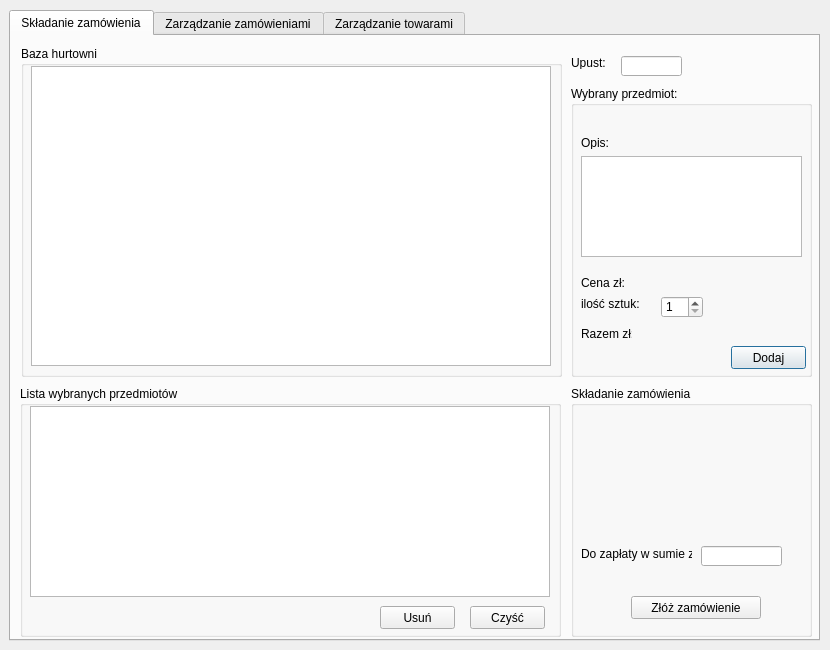
<?xml version="1.0" encoding="UTF-8"?>
<ui version="4.0">
 <class>Magazynier</class>
 <widget class="QDialog" name="Magazynier">
  <property name="geometry">
   <rect>
    <x>0</x>
    <y>0</y>
    <width>830</width>
    <height>650</height>
   </rect>
  </property>
  <property name="windowTitle">
   <string>Dialog</string>
  </property>
  <property name="modal">
   <bool>false</bool>
  </property>
  <widget class="QTabWidget" name="tabWidget">
   <property name="geometry">
    <rect>
     <x>9</x>
     <y>10</y>
     <width>811</width>
     <height>631</height>
    </rect>
   </property>
   <property name="currentIndex">
    <number>0</number>
   </property>
   <widget class="QWidget" name="tab">
    <attribute name="title">
     <string>Składanie zamówienia</string>
    </attribute>
    <widget class="QGroupBox" name="groupBox_3">
     <property name="geometry">
      <rect>
       <x>560</x>
       <y>50</y>
       <width>241</width>
       <height>291</height>
      </rect>
     </property>
     <property name="title">
      <string>Wybrany przedmiot:</string>
     </property>
     <widget class="QPushButton" name="buttonDodaj">
      <property name="geometry">
       <rect>
        <x>160</x>
        <y>260</y>
        <width>75</width>
        <height>23</height>
       </rect>
      </property>
      <property name="text">
       <string>Dodaj</string>
      </property>
     </widget>
     <widget class="QLabel" name="label_4">
      <property name="geometry">
       <rect>
        <x>10</x>
        <y>50</y>
        <width>46</width>
        <height>13</height>
       </rect>
      </property>
      <property name="text">
       <string>Opis:</string>
      </property>
     </widget>
     <widget class="QLabel" name="label_5">
      <property name="geometry">
       <rect>
        <x>10</x>
        <y>210</y>
        <width>61</width>
        <height>16</height>
       </rect>
      </property>
      <property name="text">
       <string>ilość sztuk:</string>
      </property>
     </widget>
     <widget class="QSpinBox" name="spinBox">
      <property name="geometry">
       <rect>
        <x>90</x>
        <y>210</y>
        <width>42</width>
        <height>22</height>
       </rect>
      </property>
      <property name="minimum">
       <number>1</number>
      </property>
     </widget>
     <widget class="QLabel" name="labelNazwa">
      <property name="geometry">
       <rect>
        <x>10</x>
        <y>20</y>
        <width>221</width>
        <height>16</height>
       </rect>
      </property>
      <property name="font">
       <font>
        <weight>75</weight>
        <bold>true</bold>
       </font>
      </property>
      <property name="text">
       <string/>
      </property>
     </widget>
     <widget class="QPlainTextEdit" name="plainTextEdit">
      <property name="geometry">
       <rect>
        <x>10</x>
        <y>70</y>
        <width>221</width>
        <height>101</height>
       </rect>
      </property>
      <property name="readOnly">
       <bool>true</bool>
      </property>
      <property name="plainText">
       <string/>
      </property>
     </widget>
     <widget class="QLabel" name="label_6">
      <property name="geometry">
       <rect>
        <x>10</x>
        <y>190</y>
        <width>46</width>
        <height>13</height>
       </rect>
      </property>
      <property name="text">
       <string>Cena zł:</string>
      </property>
     </widget>
     <widget class="QLabel" name="label_7">
      <property name="geometry">
       <rect>
        <x>10</x>
        <y>240</y>
        <width>51</width>
        <height>16</height>
       </rect>
      </property>
      <property name="text">
       <string>Razem zł:</string>
      </property>
     </widget>
     <widget class="QLabel" name="labelCena">
      <property name="geometry">
       <rect>
        <x>70</x>
        <y>190</y>
        <width>61</width>
        <height>16</height>
       </rect>
      </property>
      <property name="text">
       <string/>
      </property>
     </widget>
     <widget class="QLabel" name="labelRazem">
      <property name="geometry">
       <rect>
        <x>70</x>
        <y>240</y>
        <width>61</width>
        <height>16</height>
       </rect>
      </property>
      <property name="text">
       <string/>
      </property>
     </widget>
     <widget class="QLabel" name="labelCzyDostepny">
      <property name="geometry">
       <rect>
        <x>140</x>
        <y>210</y>
        <width>101</width>
        <height>20</height>
       </rect>
      </property>
      <property name="palette">
       <palette>
        <active>
         <colorrole role="WindowText">
          <brush brushstyle="SolidPattern">
           <color alpha="255">
            <red>0</red>
            <green>0</green>
            <blue>0</blue>
           </color>
          </brush>
         </colorrole>
         <colorrole role="Button">
          <brush brushstyle="SolidPattern">
           <color alpha="255">
            <red>255</red>
            <green>0</green>
            <blue>0</blue>
           </color>
          </brush>
         </colorrole>
         <colorrole role="Light">
          <brush brushstyle="SolidPattern">
           <color alpha="255">
            <red>255</red>
            <green>127</green>
            <blue>127</blue>
           </color>
          </brush>
         </colorrole>
         <colorrole role="Midlight">
          <brush brushstyle="SolidPattern">
           <color alpha="255">
            <red>255</red>
            <green>63</green>
            <blue>63</blue>
           </color>
          </brush>
         </colorrole>
         <colorrole role="Dark">
          <brush brushstyle="SolidPattern">
           <color alpha="255">
            <red>127</red>
            <green>0</green>
            <blue>0</blue>
           </color>
          </brush>
         </colorrole>
         <colorrole role="Mid">
          <brush brushstyle="SolidPattern">
           <color alpha="255">
            <red>170</red>
            <green>0</green>
            <blue>0</blue>
           </color>
          </brush>
         </colorrole>
         <colorrole role="Text">
          <brush brushstyle="SolidPattern">
           <color alpha="255">
            <red>0</red>
            <green>0</green>
            <blue>0</blue>
           </color>
          </brush>
         </colorrole>
         <colorrole role="BrightText">
          <brush brushstyle="SolidPattern">
           <color alpha="255">
            <red>255</red>
            <green>255</green>
            <blue>255</blue>
           </color>
          </brush>
         </colorrole>
         <colorrole role="ButtonText">
          <brush brushstyle="SolidPattern">
           <color alpha="255">
            <red>0</red>
            <green>0</green>
            <blue>0</blue>
           </color>
          </brush>
         </colorrole>
         <colorrole role="Base">
          <brush brushstyle="SolidPattern">
           <color alpha="255">
            <red>255</red>
            <green>255</green>
            <blue>255</blue>
           </color>
          </brush>
         </colorrole>
         <colorrole role="Window">
          <brush brushstyle="SolidPattern">
           <color alpha="255">
            <red>255</red>
            <green>0</green>
            <blue>0</blue>
           </color>
          </brush>
         </colorrole>
         <colorrole role="Shadow">
          <brush brushstyle="SolidPattern">
           <color alpha="255">
            <red>0</red>
            <green>0</green>
            <blue>0</blue>
           </color>
          </brush>
         </colorrole>
         <colorrole role="AlternateBase">
          <brush brushstyle="SolidPattern">
           <color alpha="255">
            <red>255</red>
            <green>127</green>
            <blue>127</blue>
           </color>
          </brush>
         </colorrole>
         <colorrole role="ToolTipBase">
          <brush brushstyle="SolidPattern">
           <color alpha="255">
            <red>255</red>
            <green>255</green>
            <blue>220</blue>
           </color>
          </brush>
         </colorrole>
         <colorrole role="ToolTipText">
          <brush brushstyle="SolidPattern">
           <color alpha="255">
            <red>0</red>
            <green>0</green>
            <blue>0</blue>
           </color>
          </brush>
         </colorrole>
        </active>
        <inactive>
         <colorrole role="WindowText">
          <brush brushstyle="SolidPattern">
           <color alpha="255">
            <red>0</red>
            <green>0</green>
            <blue>0</blue>
           </color>
          </brush>
         </colorrole>
         <colorrole role="Button">
          <brush brushstyle="SolidPattern">
           <color alpha="255">
            <red>255</red>
            <green>0</green>
            <blue>0</blue>
           </color>
          </brush>
         </colorrole>
         <colorrole role="Light">
          <brush brushstyle="SolidPattern">
           <color alpha="255">
            <red>255</red>
            <green>127</green>
            <blue>127</blue>
           </color>
          </brush>
         </colorrole>
         <colorrole role="Midlight">
          <brush brushstyle="SolidPattern">
           <color alpha="255">
            <red>255</red>
            <green>63</green>
            <blue>63</blue>
           </color>
          </brush>
         </colorrole>
         <colorrole role="Dark">
          <brush brushstyle="SolidPattern">
           <color alpha="255">
            <red>127</red>
            <green>0</green>
            <blue>0</blue>
           </color>
          </brush>
         </colorrole>
         <colorrole role="Mid">
          <brush brushstyle="SolidPattern">
           <color alpha="255">
            <red>170</red>
            <green>0</green>
            <blue>0</blue>
           </color>
          </brush>
         </colorrole>
         <colorrole role="Text">
          <brush brushstyle="SolidPattern">
           <color alpha="255">
            <red>0</red>
            <green>0</green>
            <blue>0</blue>
           </color>
          </brush>
         </colorrole>
         <colorrole role="BrightText">
          <brush brushstyle="SolidPattern">
           <color alpha="255">
            <red>255</red>
            <green>255</green>
            <blue>255</blue>
           </color>
          </brush>
         </colorrole>
         <colorrole role="ButtonText">
          <brush brushstyle="SolidPattern">
           <color alpha="255">
            <red>0</red>
            <green>0</green>
            <blue>0</blue>
           </color>
          </brush>
         </colorrole>
         <colorrole role="Base">
          <brush brushstyle="SolidPattern">
           <color alpha="255">
            <red>255</red>
            <green>255</green>
            <blue>255</blue>
           </color>
          </brush>
         </colorrole>
         <colorrole role="Window">
          <brush brushstyle="SolidPattern">
           <color alpha="255">
            <red>255</red>
            <green>0</green>
            <blue>0</blue>
           </color>
          </brush>
         </colorrole>
         <colorrole role="Shadow">
          <brush brushstyle="SolidPattern">
           <color alpha="255">
            <red>0</red>
            <green>0</green>
            <blue>0</blue>
           </color>
          </brush>
         </colorrole>
         <colorrole role="AlternateBase">
          <brush brushstyle="SolidPattern">
           <color alpha="255">
            <red>255</red>
            <green>127</green>
            <blue>127</blue>
           </color>
          </brush>
         </colorrole>
         <colorrole role="ToolTipBase">
          <brush brushstyle="SolidPattern">
           <color alpha="255">
            <red>255</red>
            <green>255</green>
            <blue>220</blue>
           </color>
          </brush>
         </colorrole>
         <colorrole role="ToolTipText">
          <brush brushstyle="SolidPattern">
           <color alpha="255">
            <red>0</red>
            <green>0</green>
            <blue>0</blue>
           </color>
          </brush>
         </colorrole>
        </inactive>
        <disabled>
         <colorrole role="WindowText">
          <brush brushstyle="SolidPattern">
           <color alpha="255">
            <red>127</red>
            <green>0</green>
            <blue>0</blue>
           </color>
          </brush>
         </colorrole>
         <colorrole role="Button">
          <brush brushstyle="SolidPattern">
           <color alpha="255">
            <red>255</red>
            <green>0</green>
            <blue>0</blue>
           </color>
          </brush>
         </colorrole>
         <colorrole role="Light">
          <brush brushstyle="SolidPattern">
           <color alpha="255">
            <red>255</red>
            <green>127</green>
            <blue>127</blue>
           </color>
          </brush>
         </colorrole>
         <colorrole role="Midlight">
          <brush brushstyle="SolidPattern">
           <color alpha="255">
            <red>255</red>
            <green>63</green>
            <blue>63</blue>
           </color>
          </brush>
         </colorrole>
         <colorrole role="Dark">
          <brush brushstyle="SolidPattern">
           <color alpha="255">
            <red>127</red>
            <green>0</green>
            <blue>0</blue>
           </color>
          </brush>
         </colorrole>
         <colorrole role="Mid">
          <brush brushstyle="SolidPattern">
           <color alpha="255">
            <red>170</red>
            <green>0</green>
            <blue>0</blue>
           </color>
          </brush>
         </colorrole>
         <colorrole role="Text">
          <brush brushstyle="SolidPattern">
           <color alpha="255">
            <red>127</red>
            <green>0</green>
            <blue>0</blue>
           </color>
          </brush>
         </colorrole>
         <colorrole role="BrightText">
          <brush brushstyle="SolidPattern">
           <color alpha="255">
            <red>255</red>
            <green>255</green>
            <blue>255</blue>
           </color>
          </brush>
         </colorrole>
         <colorrole role="ButtonText">
          <brush brushstyle="SolidPattern">
           <color alpha="255">
            <red>127</red>
            <green>0</green>
            <blue>0</blue>
           </color>
          </brush>
         </colorrole>
         <colorrole role="Base">
          <brush brushstyle="SolidPattern">
           <color alpha="255">
            <red>255</red>
            <green>0</green>
            <blue>0</blue>
           </color>
          </brush>
         </colorrole>
         <colorrole role="Window">
          <brush brushstyle="SolidPattern">
           <color alpha="255">
            <red>255</red>
            <green>0</green>
            <blue>0</blue>
           </color>
          </brush>
         </colorrole>
         <colorrole role="Shadow">
          <brush brushstyle="SolidPattern">
           <color alpha="255">
            <red>0</red>
            <green>0</green>
            <blue>0</blue>
           </color>
          </brush>
         </colorrole>
         <colorrole role="AlternateBase">
          <brush brushstyle="SolidPattern">
           <color alpha="255">
            <red>255</red>
            <green>0</green>
            <blue>0</blue>
           </color>
          </brush>
         </colorrole>
         <colorrole role="ToolTipBase">
          <brush brushstyle="SolidPattern">
           <color alpha="255">
            <red>255</red>
            <green>255</green>
            <blue>220</blue>
           </color>
          </brush>
         </colorrole>
         <colorrole role="ToolTipText">
          <brush brushstyle="SolidPattern">
           <color alpha="255">
            <red>0</red>
            <green>0</green>
            <blue>0</blue>
           </color>
          </brush>
         </colorrole>
        </disabled>
       </palette>
      </property>
      <property name="font">
       <font>
        <weight>75</weight>
        <bold>true</bold>
       </font>
      </property>
      <property name="text">
       <string/>
      </property>
      <property name="textFormat">
       <enum>Qt::PlainText</enum>
      </property>
      <property name="wordWrap">
       <bool>false</bool>
      </property>
     </widget>
    </widget>
    <widget class="QGroupBox" name="groupBox_4">
     <property name="geometry">
      <rect>
       <x>9</x>
       <y>350</y>
       <width>541</width>
       <height>251</height>
      </rect>
     </property>
     <property name="title">
      <string>Lista wybranych przedmiotów</string>
     </property>
     <widget class="QPushButton" name="buttonUsun_2">
      <property name="geometry">
       <rect>
        <x>360</x>
        <y>220</y>
        <width>75</width>
        <height>23</height>
       </rect>
      </property>
      <property name="text">
       <string>Usuń</string>
      </property>
     </widget>
     <widget class="QPushButton" name="buttonCzysc_2">
      <property name="geometry">
       <rect>
        <x>450</x>
        <y>220</y>
        <width>75</width>
        <height>23</height>
       </rect>
      </property>
      <property name="text">
       <string>Czyść</string>
      </property>
     </widget>
     <widget class="QTableView" name="widokWybraneTowary_2">
      <property name="geometry">
       <rect>
        <x>10</x>
        <y>20</y>
        <width>520</width>
        <height>191</height>
       </rect>
      </property>
     </widget>
    </widget>
    <widget class="QGroupBox" name="groupBox">
     <property name="geometry">
      <rect>
       <x>10</x>
       <y>10</y>
       <width>541</width>
       <height>331</height>
      </rect>
     </property>
     <property name="title">
      <string>Baza hurtowni</string>
     </property>
     <widget class="QTableView" name="tableView">
      <property name="geometry">
       <rect>
        <x>10</x>
        <y>20</y>
        <width>520</width>
        <height>300</height>
       </rect>
      </property>
     </widget>
    </widget>
    <widget class="QLineEdit" name="lineEdit_2">
     <property name="geometry">
      <rect>
       <x>610</x>
       <y>20</y>
       <width>61</width>
       <height>20</height>
      </rect>
     </property>
     <property name="readOnly">
      <bool>true</bool>
     </property>
    </widget>
    <widget class="QLabel" name="label_3">
     <property name="geometry">
      <rect>
       <x>560</x>
       <y>20</y>
       <width>46</width>
       <height>13</height>
      </rect>
     </property>
     <property name="text">
      <string>Upust:</string>
     </property>
    </widget>
    <widget class="QGroupBox" name="groupBox_10">
     <property name="geometry">
      <rect>
       <x>560</x>
       <y>350</y>
       <width>241</width>
       <height>251</height>
      </rect>
     </property>
     <property name="title">
      <string>Składanie zamówienia</string>
     </property>
     <widget class="QPushButton" name="pushButton">
      <property name="geometry">
       <rect>
        <x>60</x>
        <y>210</y>
        <width>130</width>
        <height>23</height>
       </rect>
      </property>
      <property name="text">
       <string>Złóż zamówienie</string>
      </property>
     </widget>
     <widget class="QLabel" name="label_9">
      <property name="geometry">
       <rect>
        <x>10</x>
        <y>160</y>
        <width>111</width>
        <height>16</height>
       </rect>
      </property>
      <property name="text">
       <string>Do zapłaty w sumie zł:</string>
      </property>
     </widget>
     <widget class="QLineEdit" name="labelRazemWybrane_2">
      <property name="geometry">
       <rect>
        <x>130</x>
        <y>160</y>
        <width>81</width>
        <height>20</height>
       </rect>
      </property>
     </widget>
     <widget class="QLabel" name="label_2">
      <property name="geometry">
       <rect>
        <x>10</x>
        <y>30</y>
        <width>221</width>
        <height>61</height>
       </rect>
      </property>
      <property name="sizePolicy">
       <sizepolicy hsizetype="Preferred" vsizetype="Preferred">
        <horstretch>0</horstretch>
        <verstretch>0</verstretch>
       </sizepolicy>
      </property>
      <property name="text">
       <string/>
      </property>
     </widget>
    </widget>
   </widget>
   <widget class="QWidget" name="tab_2">
    <attribute name="title">
     <string>Zarządzanie zamówieniami</string>
    </attribute>
    <widget class="QGroupBox" name="groupBox_2">
     <property name="geometry">
      <rect>
       <x>10</x>
       <y>10</y>
       <width>541</width>
       <height>331</height>
      </rect>
     </property>
     <property name="title">
      <string>Lista zamówień</string>
     </property>
     <widget class="QTableView" name="tableView_2">
      <property name="geometry">
       <rect>
        <x>10</x>
        <y>20</y>
        <width>520</width>
        <height>300</height>
       </rect>
      </property>
     </widget>
    </widget>
    <widget class="QGroupBox" name="groupBox_5">
     <property name="geometry">
      <rect>
       <x>560</x>
       <y>350</y>
       <width>241</width>
       <height>251</height>
      </rect>
     </property>
     <property name="title">
      <string>Realizacja zamówienia</string>
     </property>
     <widget class="QPushButton" name="pushButton_2">
      <property name="geometry">
       <rect>
        <x>60</x>
        <y>210</y>
        <width>131</width>
        <height>23</height>
       </rect>
      </property>
      <property name="text">
       <string>Realizuj zamówienie</string>
      </property>
     </widget>
     <widget class="QLabel" name="label_8">
      <property name="geometry">
       <rect>
        <x>10</x>
        <y>30</y>
        <width>221</width>
        <height>51</height>
       </rect>
      </property>
      <property name="text">
       <string>&lt;!DOCTYPE HTML PUBLIC &quot;-//W3C//DTD HTML 4.0//EN&quot; &quot;http://www.w3.org/TR/REC-html40/strict.dtd&quot;&gt;
&lt;html&gt;&lt;head&gt;&lt;meta name=&quot;qrichtext&quot; content=&quot;1&quot; /&gt;&lt;style type=&quot;text/css&quot;&gt;
p, li { white-space: pre-wrap; }
&lt;/style&gt;&lt;/head&gt;&lt;body style=&quot; font-family:'MS Shell Dlg 2'; font-size:8.25pt; font-weight:400; font-style:normal;&quot;&gt;
&lt;p style=&quot; margin-top:0px; margin-bottom:0px; margin-left:0px; margin-right:0px; -qt-block-indent:0; text-indent:0px;&quot;&gt;&lt;span style=&quot; font-size:8pt;&quot;&gt;Po realizacji zamówienia baza sklepu zostanie &lt;/span&gt;&lt;/p&gt;
&lt;p style=&quot; margin-top:0px; margin-bottom:0px; margin-left:0px; margin-right:0px; -qt-block-indent:0; text-indent:0px;&quot;&gt;&lt;span style=&quot; font-size:8pt;&quot;&gt;zaktualizowana.&lt;br /&gt;Do Hurtowni zostanie wysłane potwierdzenie &lt;/span&gt;&lt;/p&gt;
&lt;p style=&quot; margin-top:0px; margin-bottom:0px; margin-left:0px; margin-right:0px; -qt-block-indent:0; text-indent:0px;&quot;&gt;&lt;span style=&quot; font-size:8pt;&quot;&gt;przyjęcia towaru.&lt;/span&gt;&lt;/p&gt;
&lt;p style=&quot;-qt-paragraph-type:empty; margin-top:0px; margin-bottom:0px; margin-left:0px; margin-right:0px; -qt-block-indent:0; text-indent:0px; font-size:8pt;&quot;&gt;&lt;/p&gt;&lt;/body&gt;&lt;/html&gt;</string>
      </property>
     </widget>
     <widget class="QLabel" name="label_14">
      <property name="geometry">
       <rect>
        <x>10</x>
        <y>160</y>
        <width>101</width>
        <height>16</height>
       </rect>
      </property>
      <property name="text">
       <string>Do zapłaty w sumie:</string>
      </property>
     </widget>
     <widget class="QLineEdit" name="lineEdit_3">
      <property name="geometry">
       <rect>
        <x>130</x>
        <y>160</y>
        <width>81</width>
        <height>20</height>
       </rect>
      </property>
     </widget>
    </widget>
    <widget class="QGroupBox" name="groupBox_6">
     <property name="geometry">
      <rect>
       <x>10</x>
       <y>350</y>
       <width>541</width>
       <height>251</height>
      </rect>
     </property>
     <property name="title">
      <string>Lista towarow zamowienia</string>
     </property>
     <widget class="QTableView" name="tableView_3">
      <property name="geometry">
       <rect>
        <x>10</x>
        <y>20</y>
        <width>520</width>
        <height>221</height>
       </rect>
      </property>
     </widget>
    </widget>
    <widget class="QGroupBox" name="groupBox_9">
     <property name="geometry">
      <rect>
       <x>560</x>
       <y>10</y>
       <width>241</width>
       <height>331</height>
      </rect>
     </property>
     <property name="title">
      <string>Informacje</string>
     </property>
     <widget class="QLabel" name="label">
      <property name="geometry">
       <rect>
        <x>10</x>
        <y>20</y>
        <width>221</width>
        <height>101</height>
       </rect>
      </property>
      <property name="text">
       <string/>
      </property>
     </widget>
    </widget>
   </widget>
   <widget class="QWidget" name="tab_3">
    <attribute name="title">
     <string>Zarządzanie towarami</string>
    </attribute>
    <widget class="QGroupBox" name="groupBox_7">
     <property name="geometry">
      <rect>
       <x>10</x>
       <y>10</y>
       <width>541</width>
       <height>591</height>
      </rect>
     </property>
     <property name="title">
      <string>Lista towarów sklepu</string>
     </property>
     <widget class="QTableView" name="tableView_4">
      <property name="geometry">
       <rect>
        <x>10</x>
        <y>20</y>
        <width>520</width>
        <height>561</height>
       </rect>
      </property>
     </widget>
    </widget>
    <widget class="QGroupBox" name="groupBox_8">
     <property name="geometry">
      <rect>
       <x>560</x>
       <y>10</y>
       <width>241</width>
       <height>181</height>
      </rect>
     </property>
     <property name="title">
      <string>Operacje</string>
     </property>
     <widget class="QPushButton" name="pushButton_3">
      <property name="geometry">
       <rect>
        <x>150</x>
        <y>60</y>
        <width>81</width>
        <height>23</height>
       </rect>
      </property>
      <property name="text">
       <string>Aktualizuj</string>
      </property>
     </widget>
     <widget class="QLineEdit" name="lineEdit">
      <property name="geometry">
       <rect>
        <x>50</x>
        <y>60</y>
        <width>71</width>
        <height>20</height>
       </rect>
      </property>
     </widget>
     <widget class="QLabel" name="label_12">
      <property name="geometry">
       <rect>
        <x>10</x>
        <y>60</y>
        <width>46</width>
        <height>13</height>
       </rect>
      </property>
      <property name="text">
       <string>Cena:</string>
      </property>
     </widget>
     <widget class="QPushButton" name="pushButton_4">
      <property name="geometry">
       <rect>
        <x>150</x>
        <y>120</y>
        <width>81</width>
        <height>23</height>
       </rect>
      </property>
      <property name="text">
       <string>Usuń towar</string>
      </property>
     </widget>
     <widget class="QLabel" name="label_10">
      <property name="geometry">
       <rect>
        <x>60</x>
        <y>90</y>
        <width>181</width>
        <height>20</height>
       </rect>
      </property>
      <property name="text">
       <string>Komunikat</string>
      </property>
     </widget>
     <widget class="QLabel" name="label_13">
      <property name="geometry">
       <rect>
        <x>10</x>
        <y>30</y>
        <width>161</width>
        <height>16</height>
       </rect>
      </property>
      <property name="text">
       <string/>
      </property>
     </widget>
     <widget class="QLabel" name="label_11">
      <property name="geometry">
       <rect>
        <x>60</x>
        <y>150</y>
        <width>181</width>
        <height>20</height>
       </rect>
      </property>
      <property name="text">
       <string>Komunikat</string>
      </property>
     </widget>
    </widget>
   </widget>
  </widget>
 </widget>
 <resources/>
 <connections/>
</ui>
